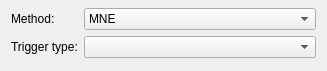
<?xml version="1.0" encoding="UTF-8"?>
<ui version="4.0">
 <class>MinimumNormSettingsViewWidget</class>
 <widget class="QWidget" name="MinimumNormSettingsViewWidget">
  <property name="geometry">
   <rect>
    <x>0</x>
    <y>0</y>
    <width>327</width>
    <height>71</height>
   </rect>
  </property>
  <property name="sizePolicy">
   <sizepolicy hsizetype="Preferred" vsizetype="Preferred">
    <horstretch>0</horstretch>
    <verstretch>0</verstretch>
   </sizepolicy>
  </property>
  <property name="mouseTracking">
   <bool>false</bool>
  </property>
  <property name="windowTitle">
   <string>Form</string>
  </property>
  <property name="windowOpacity">
   <double>0.950000000000000</double>
  </property>
  <property name="styleSheet">
   <string notr="true"/>
  </property>
  <layout class="QGridLayout" name="gridLayout">
   <property name="topMargin">
    <number>8</number>
   </property>
   <item row="0" column="0">
    <layout class="QFormLayout" name="formLayout">
     <property name="topMargin">
      <number>0</number>
     </property>
     <item row="0" column="0">
      <widget class="QLabel" name="m_label_method">
       <property name="text">
        <string>Method:</string>
       </property>
      </widget>
     </item>
     <item row="0" column="1">
      <widget class="QComboBox" name="m_comboBox_method">
       <property name="sizePolicy">
        <sizepolicy hsizetype="Preferred" vsizetype="Preferred">
         <horstretch>0</horstretch>
         <verstretch>0</verstretch>
        </sizepolicy>
       </property>
       <item>
        <property name="text">
         <string>MNE</string>
        </property>
       </item>
       <item>
        <property name="text">
         <string>dSPM</string>
        </property>
       </item>
       <item>
        <property name="text">
         <string>sLORETA</string>
        </property>
       </item>
      </widget>
     </item>
     <item row="1" column="0">
      <widget class="QLabel" name="label_2">
       <property name="text">
        <string>Trigger type:</string>
       </property>
      </widget>
     </item>
     <item row="1" column="1">
      <widget class="QComboBox" name="m_comboBox_triggerType"/>
     </item>
    </layout>
   </item>
  </layout>
 </widget>
 <resources/>
 <connections/>
</ui>
